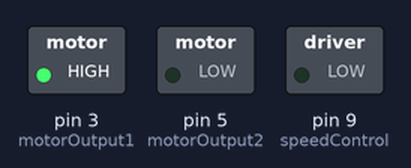
A sketch run on a simulated Arduino Uno, built with avr-gcc and run on an emulated ATmega328P. Shown: switched loads named in the sketch (green lamp = pin HIGH).

Above: at 0.1 s.
At 39.75 s:
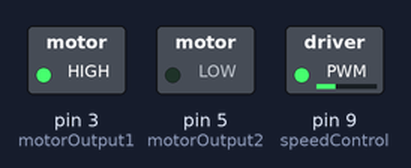
Timing chart, 0 to 40.0 s (numbered marks = the images above):
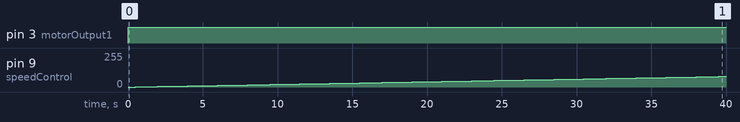

Measured:
- by itself, pin 3 (motorOutput1): LOW → HIGH at 0.00 s
- by itself, pin 9 (speedControl): moves from 0/255 to 79/255 over 39.0 s

The sketch:

timeLapse.ino
```cpp
short motorOutput1 = 3;
short motorOutput2 = 5;
short speedControl = 9;

void setup() {
  // put your setup code here, to run once:
  pinMode(motorOutput1, OUTPUT);
  pinMode(motorOutput2, OUTPUT);
  pinMode(speedControl, OUTPUT);
}

void loop() {
  // put your main code here, to run repeatedly:
  digitalWrite(motorOutput2, LOW);
  digitalWrite(motorOutput1, HIGH);
  for(int i=0; i<=255; i++){
    analogWrite(speedControl, i);
    delay(500);
  }

  digitalWrite(motorOutput1, LOW);
  digitalWrite(motorOutput2, HIGH);
  for(int i=0; i<=255; i++){
    analogWrite(speedControl, i);
    delay(500);
  }
}
```
